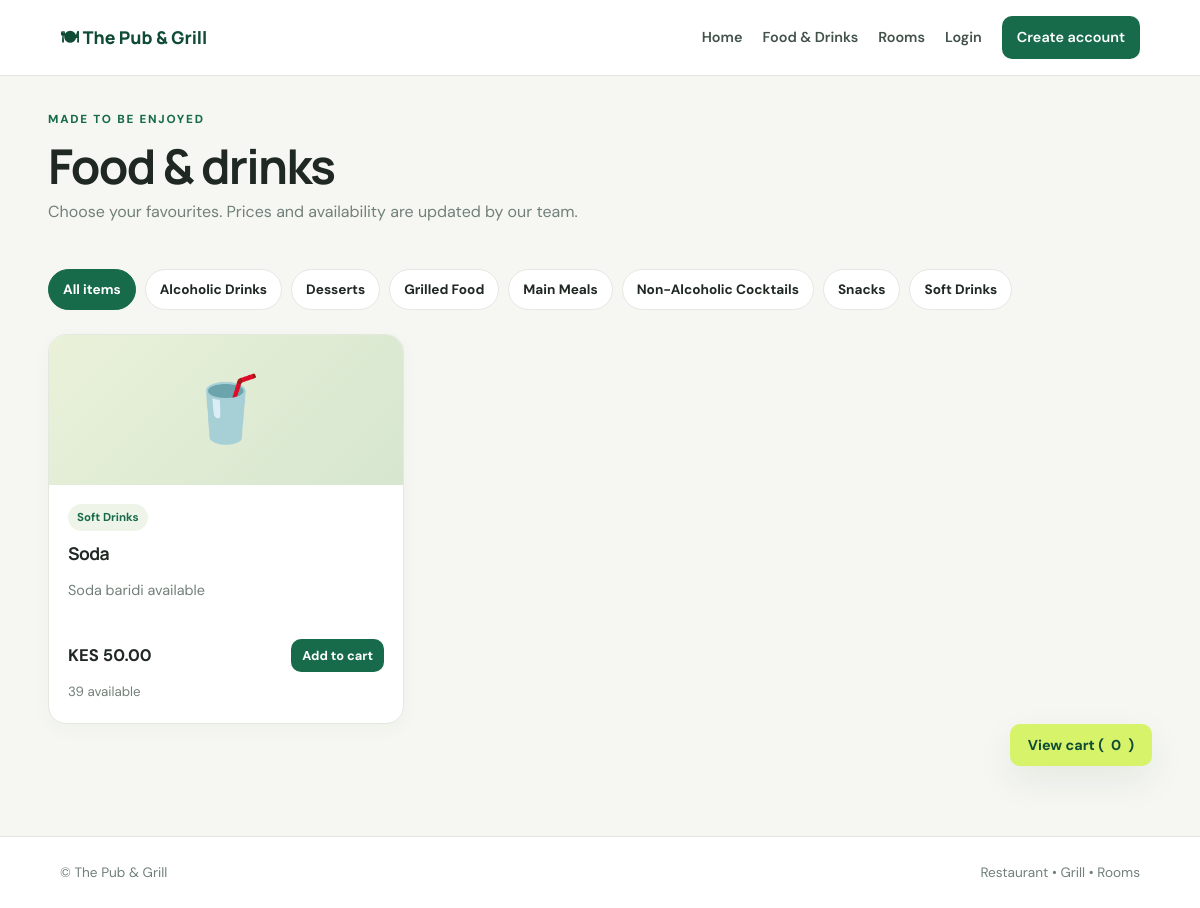
The page /menu on the database its author committed.
### app/models.py (models this page shows)
class Category(db.Model):
    id = db.Column(db.Integer, primary_key=True)
    name = db.Column(db.String(80), unique=True, nullable=False)
    description = db.Column(db.String(255))
    is_active = db.Column(db.Boolean, default=True, nullable=False)
    products = db.relationship("Product", backref="category", lazy=True)

class Product(db.Model):
    id = db.Column(db.Integer, primary_key=True)
    category_id = db.Column(db.Integer, db.ForeignKey("category.id"), nullable=False)
    name = db.Column(db.String(120), nullable=False)
    description = db.Column(db.Text)
    price_cents = db.Column(db.Integer, nullable=False)
    cost_cents = db.Column(db.Integer, default=0, nullable=False)
    stock_quantity = db.Column(db.Integer, default=0, nullable=False)
    reorder_level = db.Column(db.Integer, default=5, nullable=False)
    image_path = db.Column(db.String(255))
    is_available = db.Column(db.Boolean, default=True, nullable=False)
    created_at = db.Column(db.DateTime, default=utcnow, nullable=False)

### app/orders/routes.py (the view)
@orders_bp.get("/menu")
def menu():
    categories = Category.query.filter_by(is_active=True).order_by(Category.name).all()
    category_id = request.args.get("category", type=int)
    query = Product.query.filter_by(is_available=True)
    if category_id:
        query = query.filter_by(category_id=category_id)
    products = query.order_by(Product.name).all()
    return render_template("customer/menu.html", categories=categories, products=products, selected_category=category_id)

### app/templates/customer/menu.html
{% extends "base.html" %}{% block title %}Menu · {{ business_name }}{% endblock %}
{% block content %}<div class="page-heading"><div><p class="eyebrow">MADE TO BE ENJOYED</p><h1>Food & drinks</h1><p>Choose your favourites. Prices and availability are updated by our team.</p></div></div><div class="filter-row"><a class="filter-chip {% if not selected_category %}active{% endif %}" href="{{ url_for('orders.menu') }}">All items</a>{% for c in categories %}<a class="filter-chip {% if selected_category == c.id %}active{% endif %}" href="{{ url_for('orders.menu', category=c.id) }}">{{ c.name }}</a>{% endfor %}</div><div class="product-grid">{% for p in products %}<article class="product-card"><div class="product-emoji">{% if 'drink' in p.category.name.lower() %}🥤{% elif 'grill' in p.category.name.lower() %}🍗{% else %}🍽{% endif %}</div><div class="product-info"><span class="pill">{{ p.category.name }}</span><h3>{{ p.name }}</h3><p>{{ p.description or 'Prepared with care.' }}</p><div class="product-bottom"><strong>{{ currency }} {{ '%.2f'|format(p.price_cents/100) }}</strong>{% if p.stock_quantity > 0 %}<button class="btn small add-cart" data-id="{{ p.id }}" data-name="{{ p.name }}" data-price="{{ p.price_cents/100 }}">Add to cart</button>{% else %}<span class="status cancelled">Out of stock</span>{% endif %}</div><small class="muted">{{ p.stock_quantity }} available</small></div></article>{% else %}<div class="empty-state">No items in this category yet. Please check back soon.</div>{% endfor %}</div><div class="cart-float"><a class="btn primary" href="{{ url_for('orders.cart') }}">View cart (<span id="cartCountBottom">0</span>)</a></div>{% endblock %}

### app/static/css/style.css (style rules this page uses)
:root { --ink:#202824;--muted:#718078;--green:#176b4b;--green-dark:#104b36;--lime:#d6f36a;--cream:#f6f7f2;--white:#fff;--line:#e3e8e1;--red:#a72b2b;--shadow:0 14px 36px rgba(27,49,38,.08) }
* { box-sizing:border-box }
body { margin:0;background:var(--cream);color:var(--ink);font-family:'DM Sans',sans-serif;line-height:1.55 }
h1,h2,h3 { font-family:Manrope,sans-serif;line-height:1.2;letter-spacing:-.035em;margin-top:0 }
h1 { font-size:clamp(2.1rem,4vw,3.7rem) }
h3 { font-size:1.1rem }
a { color:var(--green);text-decoration:none }
.eyebrow { font-size:.73rem;font-weight:800;letter-spacing:.15em;color:var(--green);text-transform:uppercase;margin:0 0 9px }
.btn { border:0;display:inline-flex;align-items:center;justify-content:center;gap:7px;background:var(--green);color:#fff;padding:12px 18px;border-radius:10px;font:700 .9rem 'DM Sans',sans-serif;cursor:pointer;text-decoration:none;transition:transform .15s,background .15s }
.btn.primary { background:var(--lime);color:var(--green-dark) }
.btn.small { padding:8px 11px;font-size:.8rem }
.section-head,.page-heading,.panel-heading { display:flex;align-items:center;justify-content:space-between;gap:18px }
.section-head h2,.page-heading h1 { margin-bottom:4px }
.page-heading { margin-bottom:28px }
.page-heading p:not(.eyebrow) { color:var(--muted);margin-top:5px }
.category-tile small,.muted { color:var(--muted) }
.product-grid { display:grid;grid-template-columns:repeat(3,1fr);gap:18px }
.product-card { background:white;border:1px solid var(--line);border-radius:18px;overflow:hidden;box-shadow:0 6px 20px #1b312608 }
.product-emoji { height:150px;background:linear-gradient(135deg,#eaf1d9,#d6e6cf);display:grid;place-items:center;font-size:4rem }
.product-info { padding:19px }
.product-info h3 { margin:12px 0 6px }
.product-info p { font-size:.9rem;color:var(--muted);min-height:42px }
.product-bottom { display:flex;align-items:center;justify-content:space-between;gap:10px;margin:18px 0 7px }
.product-bottom strong { font-size:1.05rem }
.pill { display:inline-block;border-radius:30px;background:#eef5e8;color:var(--green);font-size:.72rem;font-weight:700;padding:5px 9px }
.filter-row { display:flex;gap:9px;flex-wrap:wrap;margin-bottom:24px }
.filter-chip { padding:9px 14px;background:white;border:1px solid var(--line);border-radius:30px;color:var(--ink);font-weight:700;font-size:.85rem }
.filter-chip.active { background:var(--green);color:white;border-color:var(--green) }
.cart-float { position:sticky;bottom:16px;display:flex;justify-content:flex-end;pointer-events:none }
.cart-float a { pointer-events:auto;box-shadow:var(--shadow) }

### rows shown on the page
Category: name "Alcoholic Drinks"
Category: name "Desserts"
Category: name "Grilled Food"
Category: name "Main Meals"
Category: name "Non-Alcoholic Cocktails"
Category: name "Snacks"
Category: name "Soft Drinks"
Product: category.name "Soft Drinks", name "Soda", description "Soda baridi available", currency "KES", p.price_cents/100 "50.00", stock_quantity "39"

### other values the page prints
{{ business_name }} "The Pub & Grill"
